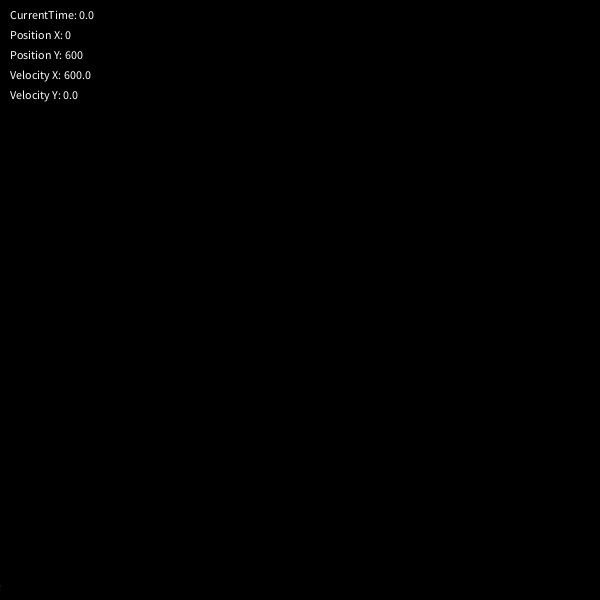
Frame 1 (no input)
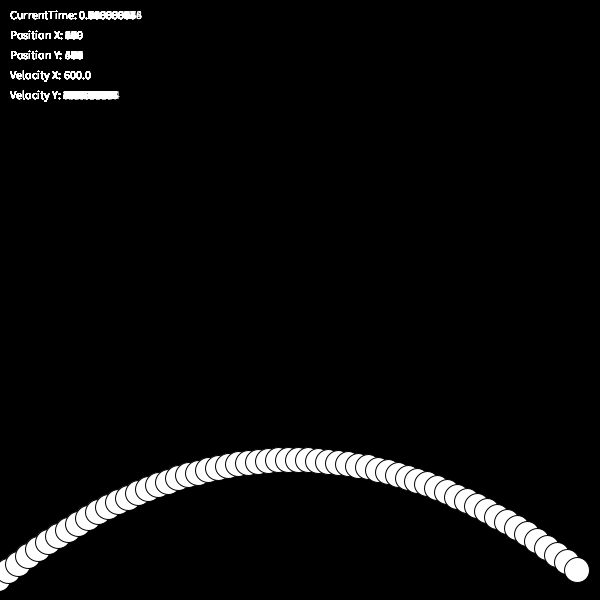
Frame 60 (the mouse pressed at the canvas centre just before this capture)
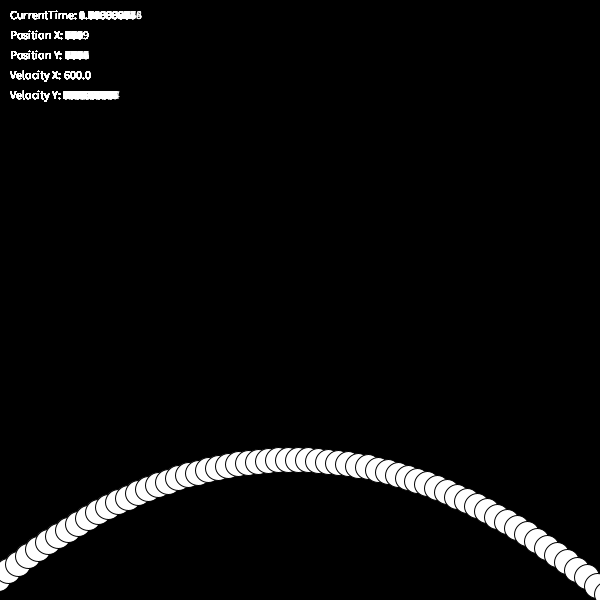
Frame 120 (the mouse held since frame 60 and released just before this capture)

The Processing sketch that drew these frames (run headless with seeded random() and noise(); from frame 60 on, the mouse is pressed at the canvas centre):

// Processing sketch: MRUV
// ── MRUV.pde
// Escala: 100PX = 1 metro

int positionX;
int positionY;
float velocityY;

float gravity = 9.8 * 100;
float currentTime = 0.0;

float initialVelocityX = 600;
float initialVelocityY = -500;
int initialPositionY = 600;

void setup() {
  size(600, 600);
  
  frameRate(60);

  positionX = 0;
  positionY = 600;
  velocityY = 0;

  background(0);
  
}

void draw() {
 
    clear();
    printVariables();
    
    positionX = int(mru(initialVelocityX, currentTime));
    positionY = int(mruv(initialPositionY, currentTime, initialVelocityY, gravity));
    velocityY = getVelocity(initialVelocityY, gravity, currentTime);
    
    fill(255);
    ellipse(positionX - 12, positionY - 12, 25, 25);
    
    currentTime = currentTime + 1.0/60.0;
  
}

float mru(float velocity, float time) {
  return velocity * time;
}

float mruv(int initialPosition, float time, float initialVelocity, float acceleration) {
  return initialPosition + initialVelocity * time + acceleration * time * time / 2.0;
}

float getVelocity(float initialVelocity, float acceleration, float time) {
  return initialVelocity + acceleration * time;
}

void printVariables() {
  text("CurrentTime: " + currentTime, 10, 10, 200, 50);
  text("Position X: " + positionX, 10, 30, 300, 50);
  text("Position Y: " + positionY, 10, 50, 300, 50);
  text("Velocity X: " + initialVelocityX, 10, 70, 300, 50); // Não varia pois a é a velocidade do MRU
  text("Velocity Y: " + velocityY , 10, 90, 300, 50);
}
